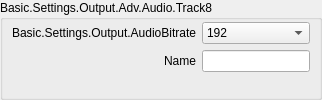
                            <widget class="QGroupBox" name="groupBox_14">
                             <property name="sizePolicy">
                              <sizepolicy hsizetype="Preferred" vsizetype="Preferred">
                               <horstretch>0</horstretch>
                               <verstretch>0</verstretch>
                              </sizepolicy>
                             </property>
                             <property name="title">
                              <string>Basic.Settings.Output.Adv.Audio.Track8</string>
                             </property>
                             <layout class="QFormLayout" name="formLayout_28">
                              <property name="fieldGrowthPolicy">
                               <enum>QFormLayout::AllNonFixedFieldsGrow</enum>
                              </property>
                              <property name="labelAlignment">
                               <set>Qt::AlignRight|Qt::AlignTrailing|Qt::AlignVCenter</set>
                              </property>
                              <property name="leftMargin">
                               <number>9</number>
                              </property>
                              <property name="topMargin">
                               <number>2</number>
                              </property>
                              <property name="rightMargin">
                               <number>9</number>
                              </property>
                              <property name="bottomMargin">
                               <number>9</number>
                              </property>
                              <item row="0" column="0">
                               <widget class="QLabel" name="advOutTrack8BitrateLabel">
                                <property name="minimumSize">
                                 <size>
                                  <width>170</width>
                                  <height>0</height>
                                 </size>
                                </property>
                                <property name="text">
                                 <string>Basic.Settings.Output.AudioBitrate</string>
                                </property>
                                <property name="alignment">
                                 <set>Qt::AlignRight|Qt::AlignTrailing|Qt::AlignVCenter</set>
                                </property>
                                <property name="buddy">
                                 <cstring>advOutTrack8Bitrate</cstring>
                                </property>
                               </widget>
                              </item>
                              <item row="0" column="1">
                               <widget class="QComboBox" name="advOutTrack8Bitrate">
                                <property name="sizePolicy">
                                 <sizepolicy hsizetype="Preferred" vsizetype="Preferred">
                                  <horstretch>0</horstretch>
                                  <verstretch>0</verstretch>
                                 </sizepolicy>
                                </property>
                                <property name="currentIndex">
                                 <number>8</number>
                                </property>
                                <item><property name="text"><string>32</string></property></item>
                                <item><property name="text"><string>48</string></property></item>
                                <item><property name="text"><string>64</string></property></item>
                                <item><property name="text"><string>80</string></property></item>
                                <item><property name="text"><string>96</string></property></item>
                                <item><property name="text"><string>112</string></property></item>
                                <item><property name="text"><string>128</string></property></item>
                                <item><property name="text"><string>160</string></property></item>
                                <item><property name="text"><string>192</string></property></item>
                                <item><property name="text"><string>256</string></property></item>
                                <item><property name="text"><string>320</string></property></item>
                               </widget>
                              </item>
                              <item row="1" column="0">
                               <widget class="QLabel" name="label_64">
                                <property name="text">
                                 <string>Name</string>
                                </property>
                                <property name="buddy">
                                 <cstring>advOutTrack8Name</cstring>
                                </property>
                               </widget>
                              </item>
                              <item row="1" column="1">
                               <widget class="QLineEdit" name="advOutTrack8Name">
                                <property name="sizePolicy">
                                 <sizepolicy hsizetype="Expanding" vsizetype="Preferred">
                                  <horstretch>0</horstretch>
                                  <verstretch>0</verstretch>
                                 </sizepolicy>
                                </property>
                               </widget>
                              </item>
                             </layout>
                            </widget>
